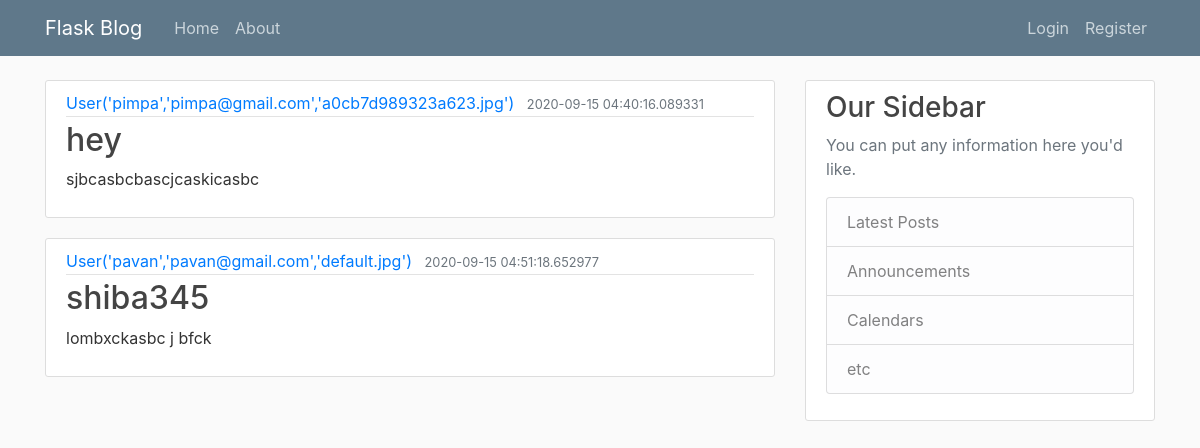
The page /home on the database its author committed.
### flaskblog/models.py (models this page shows, shortened)
class Post(db.Model):
    id = db.Column(db.Integer, primary_key=True)
    title = db.Column(db.String(100), nullable=False)
    date_posted = db.Column(
        db.DateTime, nullable=False, default=datetime.utcnow)
    content = db.Column(db.Text, nullable=False)
    user_id = db.Column(db.Integer, db.ForeignKey('user.id'), nullable=False)

class User(db.Model,UserMixin):
    id = db.Column(db.Integer, primary_key=True)
    username = db.Column(db.String(20), unique=True, nullable=False)
    email = db.Column(db.String(120), unique=True, nullable=False)
    image_file = db.Column(db.String(20), nullable=False,
                           default="default.jpg")
    password = db.Column(db.String(60), nullable=False)
    posts = db.relationship('Post', backref="author", lazy="dynamic")
    def __repr__(self):
        return f"User('{self.username}','{self.email}','{self.image_file}')"

### flaskblog/routes.py (the view)
@app.route("/")
@app.route("/home")
def home():
    posts = Post.query.all()
    return render_template('home.html', posts=posts)

### flaskblog/templates/home.html
{% extends "layout.html" %} {% block content %} {% for post in posts %}
<article class="media content-section">
  <div class="media-body">
    <div class="article-metadata">
      <a class="mr-2" href="#">{{ post.author }}</a>
      <small class="text-muted">{{ post.date_posted }}</small>
    </div>
    <h2><a class="article-title" href="#">{{ post.title }}</a></h2>
    <p class="article-content">{{ post.content }}</p>
  </div>
</article>
{% endfor %} {% endblock content%}

### flaskblog/static/main.css (style rules this page uses)
body { background: #fafafa; color: #333333; margin-top: 5rem; }
h1, h2, h3, h4, h5, h6 { color: #444444; }
.content-section { background: #ffffff; padding: 10px 20px; border: 1px solid #dddddd; border-radius: 3px; margin-bottom: 20px; }
.article-title { color: #444444; }
.article-content { white-space: pre-line; }
.article-metadata { padding-bottom: 1px; margin-bottom: 4px; border-bottom: 1px solid #e3e3e3; }

### rows shown on the page
Post: author "User('pimpa','pimpa@gmail.com','a0cb7d989323a623.jpg')", date_posted "2020-09-15 04:40:16.089331", title "hey", content "sjbcasbcbascjcaskicasbc"
Post: author "User('pavan','pavan@gmail.com','default.jpg')", date_posted "2020-09-15 04:51:18.652977", title "shiba345", content "lombxckasbc j bfck"
